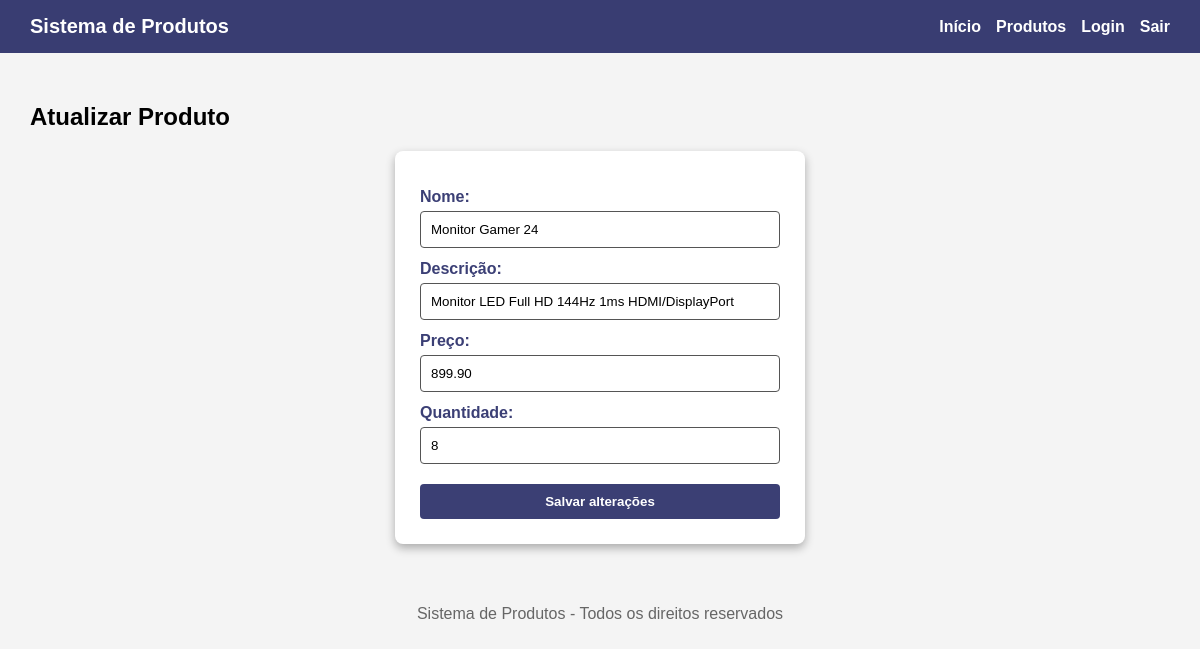
/produtos/atualizar.php?id=3 (signed in), run on the app's committed database.
### tables this page shows
CREATE TABLE `produtos` (
  `id` int(11) NOT NULL,
  `nome` varchar(100) NOT NULL,
  `descricao` varchar(255) NOT NULL,
  `preco` decimal(10,2) NOT NULL,
  `quantidade` int(11) NOT NULL
);

### produtos/atualizar.php (the view, shortened to what this page needs)
<?php
require __DIR__ . '/../conexao.php';
if ($_SERVER['REQUEST_METHOD'] == 'POST') {
    $id = $_POST['id'];
    $nome = $_POST['nome'];
    $descricao = $_POST['descricao'];
    $preco = $_POST['preco'];
    $quantidade = $_POST['quantidade'];
    $sql = "UPDATE produtos SET
            nome = '$nome',
            descricao = '$descricao',
            preco = '$preco',
            quantidade = '$quantidade'
            WHERE id = '$id'";
    mysqli_query($conexao, $sql);
    header('Location: listar.php');
    exit;
} else {
    $id = $_GET['id'];
    $sql = "SELECT * FROM produtos WHERE id = '$id'";
    $resultado = mysqli_query($conexao, $sql);
    $produto = mysqli_fetch_assoc($resultado);
}
?>
<?php require __DIR__ . '/../cabecalho.php'; ?>
<main>
    <h2>Atualizar Produto</h2>
    <form action="atualizar.php" method="POST">
        <label>Nome:</label>
        <input type="text" name="nome" value="<?php echo $produto['nome']; ?>"><br>
        <label>Descrição:</label>
        <input type="text" name="descricao" value="<?php echo $produto['descricao']; ?>"><br>
        <label>Preço:</label>
        <input type="number" min="1" step="0.01" name="preco" value="<?php echo $produto['preco']; ?>"><br>
        <label>Quantidade:</label>
        <input type="number" min="1" max="10000" name="quantidade" value="<?php echo $produto['quantidade']; ?>"><br>
        <button type="submit">Salvar alterações</button>
    </form>
</main>
<?php require __DIR__ . '/../rodape.php'; ?>

### css/style.css (style rules this page uses)
body { font-family: Arial, sans-serif; margin: 0; background-color: #f4f4f4; min-height: 100vh; }
main { padding: 30px; }
form { width: 100%; max-width: 360px; background: white; color: #111657d2; padding: 25px; border-radius: 8px; box-shadow: 0 4px 10px rgba(0, 0, 0, 0.3); margin: 0 auto; }
form label { display: block; margin-top: 12px; font-weight: bold; }
form input, form textarea { width: 100%; padding: 10px; margin-top: 5px; box-sizing: border-box; border: 1px solid #555; background-color: #ffffff; color: #000; border-radius: 4px; }
form button { margin-top: 20px; padding: 10px 16px; background: #111657d2; color: white; border: none; border-radius: 4px; cursor: pointer; width: 100%; font-weight: bold; }

### data on the page
produtos: nome "Monitor Gamer 24", descricao "Monitor LED Full HD 144Hz 1ms HDMI/DisplayPort", preco "899.90", quantidade "8"
